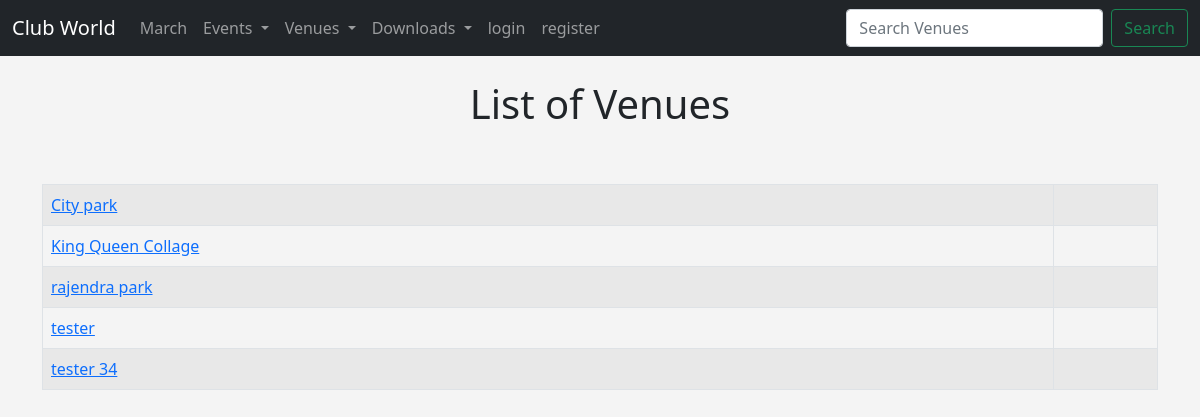
Before: /venue_list with the older database file.
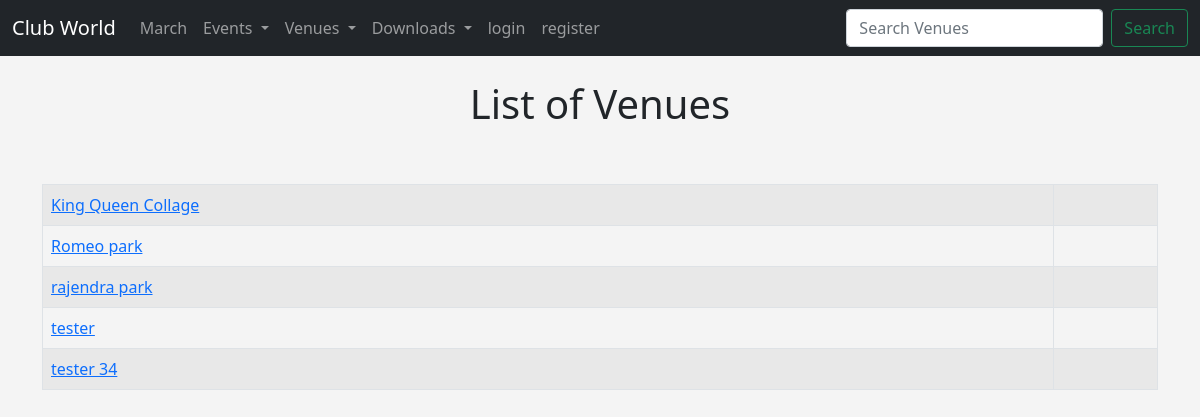
After: the same page with the newer database file.
### events/models.py (models this page shows)
class Venue(models.Model):
    name =  models.CharField("Venue Name", max_length=25)
    address =models.CharField(max_length=100)
    zip_code = models.CharField("Zip Code",max_length=6)
    phone = models.CharField("Contact Phone",max_length=10, blank=True)
    web = models.URLField("Website Address", blank=True)
    email_address = models.EmailField("Email Address", blank=True)
    def __str__(self):
        return self.name

### events/views.py (the view)
# urls.py: path("venue_list", views.all_venue, name="venue-list"),
def all_venue(request):
     venue = Venue.objects.all().order_by("name")
     return render(request, "events/all_venue.html", {"venue_list":venue})

### events/templates/events/all_venue.html (shortened to what this page needs)
{% extends 'events/base.html' %}
{% block content %}
        <center>
    <h1>List of Venues</h1>
    <br>
    <table class="table table-striped table-hover table-bordered">
        {% for venue in venue_list%}
        <tr>
            <td>
            <a href="{% url 'show-venue' venue.id %}">{{venue}}</a>
            </td>
            <td align="right">
            </td>
        </tr>
        {%endfor%}
    <br>
    </table>
        </center>
{% endblock %}

### events/templates/events/base.html (shortened to what this page needs)
<!doctype html>
<html lang="en">
  <head>
    <link href="https://cdn.jsdelivr.net/npm/bootstrap@5.1.3/dist/css/bootstrap.min.css" rel="stylesheet">
  </head>
  <body>
    {% include "events/nav.html" %}
    <div class="container">
      <br/>
    {% block content%}
    {% endblock %}
  </div>
  </body>
</html>

### events/templates/events/nav.html (shortened to what this page needs)
<nav class="navbar navbar-expand-lg navbar-dark bg-dark">
    <div class="container-fluid">
      <a class="navbar-brand" href="{% url 'home' %}">Club World</a>
      <div class="collapse navbar-collapse" id="navbarSupportedContent">
        <ul class="navbar-nav me-auto mb-2 mb-lg-0">
          <li class="nav-item">
            <a class="nav-link" href="{% url 'home' '2021' 'March' %}">March</a>
          </li>
          <li class="nav-item dropdown">
            <a class="nav-link dropdown-toggle" href="#" id="navbarDropdown" role="button" data-bs-toggle="dropdown" aria-expanded="false">
              Events
            </a>
          </li>
          <li class="nav-item dropdown">
            <a class="nav-link dropdown-toggle" href="#" id="navbarDropdown" role="button" data-bs-toggle="dropdown" aria-expanded="false">
              Venues
            </a>
          </li>
          <li class="nav-item dropdown">
            <a class="nav-link dropdown-toggle" href="#" id="navbarDropdown" role="button" data-bs-toggle="dropdown" aria-expanded="false">
              Downloads
            </a>
          </li>
          {% if user.is_authenticated %}
            <li class="nav-item">
              <a class="nav-link" href="{%url  'logout'%}">logout</a>
            </li>
          {% else%}
            <li class="nav-item">
              <a class="nav-link" href="{%url  'login'%}">login</a>
            </li>
            <li class="nav-item">
              <a class="nav-link" href="{%url  'register'%}">register</a>
            </li>
          {% endif %}
        </ul>
        <form class="d-flex" method="POST" action="{% url 'search-venue'%}">
          <input class="form-control me-2" type="search" placeholder="Search Venues" name="searched" aria-label="Search">
          <button class="btn btn-outline-success" type="submit">Search</button>
        </form>
      </div>
    </div>
  </nav>

### events/templates/events/base.html (style rules this page uses)
body { background: #f4f4f4; }

Changed rows visible on the page:
shown differently, row unchanged: Venue "King Queen Collage": moves up the list
changed Venue: name "City park" → "Romeo park"
